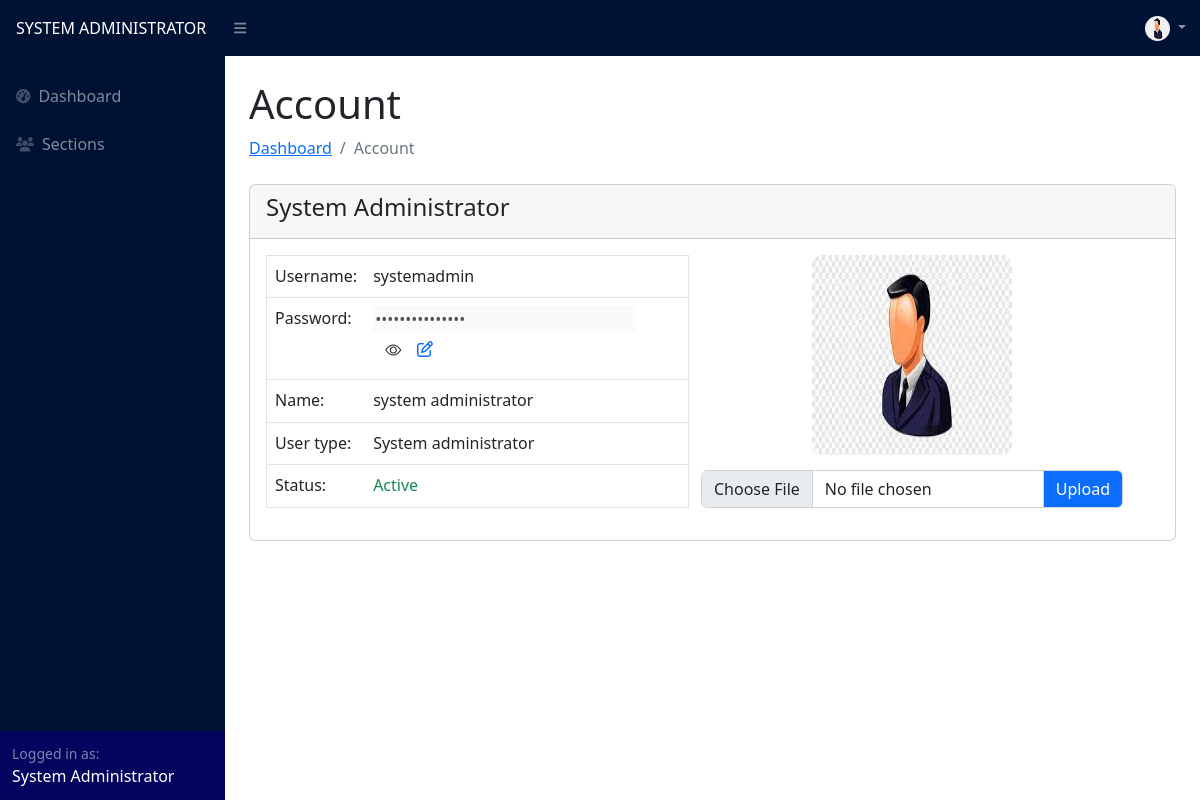
The page /registrar/account.php (signed in) on the database its author committed.
### tables this page shows
CREATE TABLE `user` (
  `id` int(11) NOT NULL,
  `username` varchar(255) NOT NULL,
  `password` varchar(255) NOT NULL,
  `password2` varchar(255) NOT NULL,
  `name` varchar(255) NOT NULL,
  `user_type` varchar(255) NOT NULL,
  `section` varchar(255) NOT NULL,
  `status` varchar(255) NOT NULL,
  `profile_picture` varchar(50) NOT NULL
);

### registrar/account.php (the view, shortened to what this page needs)
<?php
include("../config.php");
?>
<!DOCTYPE html>
<html lang="en">
<head>
    <link href="https://cdn.jsdelivr.net/npm/simple-datatables@7.1.2/dist/style.min.css" rel="stylesheet" />
    <link href="../css/styles.css" rel="stylesheet" />
    <link rel="stylesheet" href="https://cdn.jsdelivr.net/npm/bootstrap-icons@1.5.0/font/bootstrap-icons.css">
</head>
<body class="sb-nav-fixed">
    <?php include("navigation.php") ?>
    <div id="layoutSidenav_content">
        <main>
            <div class="container-fluid px-4">
                <div class="d-flex justify-content-between align-items-end">
                    <div>
                        <h1 class="mt-4">Account</h1>
                        <ol class="breadcrumb mb-4">
                            <li class="breadcrumb-item"><a href="dashboard.php">Dashboard</a></li>
                            <li class="breadcrumb-item active">Account</li>
                        </ol>
                    </div>
                </div>
                <?php
                $facultyAccount = "SELECT * FROM `user` WHERE `id` = '$id'";
                $facultyResult = $conn->query($facultyAccount);
                $facultyRow = $facultyResult->fetch_assoc();
                ?>
                <div class="card mb-4">
                    <div class="card-header">
                        <h4 class="text-capitalize"><?php echo $facultyRow['name'] ?></h4>
                    </div>
                    <div class="card-body">
                        <div class="row container">
                            <table class="table col p-3 border">
                                <tbody class="table-body">
                                    <tr>
                                        <td>Username:</td>
                                        <td><?php echo $facultyRow['username'] ?></td>
                                    </tr>
                                    <tr>
                                        <td>Password:</td>
                                        <td>
                                            <input type="password" name="accPassword" id="accPassword" value="<?php echo $facultyRow['password2'] ?>" style="border: none; padding-right: 30px;" disabled>
                                            <button type="button" class="btn" onclick="togglePasswordVisibility()" style="height: 100%;  border: none; background-color: transparent; cursor: pointer; outline: none;">
                                                <i class="bi bi-eye"></i>
                                            </button>
                                            <a href="changepass.php?id=<?php echo $facultyRow['id'] ?>"><i class="fa-regular fa-pen-to-square"></i></a>
                                        </td>
                                    </tr>
                                    <tr>
                                        <td>Name:</td>
                                        <td><?php echo $facultyRow['name'] ?></td>
                                    </tr>
                                    <tr>
                                        <td>User type:</td>
                                        <td><?php echo $facultyRow['user_type'] ?></td>
                                    </tr>
                                    <tr>
                                        <td>Status:</td>
                                        <?php
                                        if ($facultyRow['status'] === "Active") {
                                            echo '<td class="text-success">' . $facultyRow['status'] . '</td>';
                                        } else {
                                            echo '<td class="text-danger">' . $facultyRow['status'] . '</td>';
                                        }
                                        ?>
                                    </tr>
                                </tbody>
                            </table>
                            <div class="col">
                                <div class="profile-image text-center">
                                    <?php
                                    $id = $_SESSION['id'];
                                    $profilePic = "SELECT profile_picture FROM user WHERE id = '$id'";
                                    $profilePicResult = $conn->query($profilePic);
                                    $profilePicRow = $profilePicResult->fetch_assoc();
                                    $profilePicImage = $profilePicRow['profile_picture'];
                                    if ($profilePicRow['profile_picture'] != '') { ?>
                                        <img src="../profile_pic/<?php echo $profilePicImage ?>" width="200px" height="200px" style="border-radius: 10px; margin-bottom: 15px;">
                                    <?php } else { ?>
                                        <img src="../profile_pic/default_profile.jpg" width="200px" height="200px" style="border-radius: 10px; margin-bottom: 15px;">
                                    <?php }
                                    ?>
                                </div>
                                <div class=" mb-3 text-center">
                                    <form action="account.php" method="POST" enctype="multipart/form-data">
                                        <div class="input-group">
                                            <input class="form-control" type="file" id="profile_picture" name="profile_picture" accept="image/jpeg, image/png, image/gif">
                                            <input type="submit" value="Upload" name="upload" class="input-group-text bg-primary text-white">
                                        </div>
                                    </form>
                                </div>
                            </div>
                        </div>
                    </div>
                </div>
        </main>
    </div>
</body>
</html>

### registrar/navigation.php (shortened to what this page needs)
<nav class="sb-topnav navbar navbar-expand navbar-dark" style="background-color: #001233;">
    <a class="navbar-brand ps-3 text-uppercase fs-6" href="dashboard.php"><?php echo $_SESSION['user_type'] ?></a>
    <button class="btn btn-link btn-sm order-1 order-lg-0 me-4 me-lg-0" id="sidebarToggle" href="#!"><i class="fas fa-bars"></i></button>
    <div class="ms-auto me-2" style="width: 55px;">
        <ul class="navbar-nav ms-auto ms-md-0 me-3 me-lg-4">
            <li class="nav-item dropdown">
                <a class="nav-link dropdown-toggle" id="navbarDropdown" href="#" role="button" data-bs-toggle="dropdown" aria-expanded="false">
                    <?php
                    $id = $_SESSION['id'];
                    $profilePic = "SELECT `profile_picture` FROM `user` WHERE id = '$id'";
                    $profilePicResult = $conn->query($profilePic);
                    $profilePicRow = $profilePicResult->fetch_assoc();
                    $profilePicImage = $profilePicRow['profile_picture'];
                    if ($profilePicRow['profile_picture'] != '') { ?>
                        <img src="../profile_pic/<?php echo $profilePicImage ?>" style="border-radius: 100px; margin-right: 0;" width="25px" height="25px">
                    <?php } else { ?>
                        <img src="../profile_pic/default_profile.jpg" style="border-radius: 100px; margin-right: 0;" width="25px" height="25px">
                    <?php }
                    ?>
                </a>
            </li>
        </ul>
    </div>
</nav>
<div id="layoutSidenav">
    <div id="layoutSidenav_nav">
        <nav class="sb-sidenav accordion sb-sidenav-dark" id="sidenavAccordion" style="background-color: #001233;">
            <div class=" sb-sidenav-menu">
                <div class="nav mt-3">
                    <a class="nav-link" href="dashboard.php">
                        <div class="sb-nav-link-icon"><i class="fas fa-tachometer-alt"></i></div>
                        Dashboard
                    </a>
                    <a class="nav-link collapsed" href="section_table.php">
                        <div class="sb-nav-link-icon"><i class="fa-solid fa-users"></i></div>
                        Sections
                    </a>
                </div>
            </div>
            <div class="sb-sidenav-footer" style="background: #03045e;">
                <div class="small">Logged in as:</div>
                <span class="text-capitalize text-white"><?php echo $_SESSION['name'] ?></span>
            </div>
        </nav>
    </div>

### rows shown on the page
user: profile_picture (picture), name "System Administrator", username "systemadmin", name "system administrator", user_type "System administrator", status "Active"

### other values the page prints
$_SESSION['user_type'] "SYSTEM ADMINISTRATOR"
$_SESSION['name'] "System Administrator"
